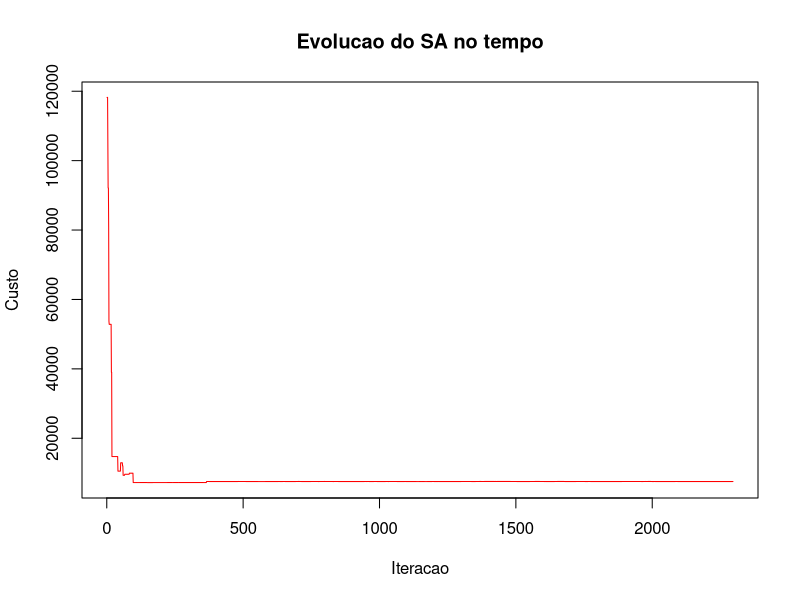

R code for this plot:
#Funcao para fazer a primeira alocacao de turmas em suas salas
alocacao_inicial <- function(solucao, nhorarios, salas, turmas){
    #variavel para guardar a penalidade
    penalidade <- 0
    #varre a quantidade de horarios disponivel
    for(k in 1 : length(turmas[[1]])){
        #varre a quantidade de salas disponiveis
        for(i in 1 : nhorarios){
            #varre a quantidade de turmas
            for(j in 1 : length(salas[[1]])){
                #se nao foi alocado turma para a sala num determinado horario
                if(is.na(solucao[i,j])){
                    #caso a turma nao tenha sido alocada (POSICAO 4 indica que ainda nao teve sala alocada para a turma)
                    if(identical(turmas[[4]][k],FALSE)){
                        #verifica se a sala tem capacidade para a turma
                        if(salas[[2]][j] > turmas[[3]][k]){
                            #calcula a penalidade 
                            penalidade <- penalidade + (salas[[2]][j] - turmas[[3]][k]) * 0.02
                        }
                        #caso nao cabe a quantidade de alunos na sala
                        else{
                            #calcula uma penalidade maior
                            penalidade <- penalidade + (turmas[[3]][k] - salas[[2]][j]) * 100
                        }
                        #caso so precise alocar um horario
                        if(turmas[[2]][k] == 2){
                           #aloca o primeiro horario
                            solucao[i,j] <- turmas[[1]][k]
                            # verifica se cabe a aula
                            if(i + 1 <= nhorarios){
                                 #aloca o segundo horario
                                solucao[i + 1, j] <- turmas[[1]][k]
                            }
                            # senão cabe, não insere a turma, entretanto aplica penalidade pelo número de aulas que não 
                            # puderam ser inseridas
                            else{
                                penalidade <- penalidade + 100
                            }
                        }
                        #caso precise alocar quatros horarios de aula
                        else if(turmas[[2]][k] == 4){
                            #aloca o primeiro horario
                            solucao[i,j] <- turmas[[1]][k]
                            # um for agora para alocar as outras aulas
                            for(z in (i + 1) : (i + 3)){
                                 # verifica se cabe a aula
                                if(z <= nhorarios){
                                    solucao[z,j] <- turmas[[1]][k]
                                }
                                # senão cabe, não insere a turma, entretanto aplica penalidade pelo número de aulas que não puderam ser inseridas
                                else{
                                    penalidade <- penalidade + 100
                                }
                            }
                        }
                        #caso precise alocar seis horarios de aula
                        else if(turmas[[2]][k] == 6){ 
                            #aloca o primeiro
                            solucao[i,j] <- turmas[[1]][k]
                           # um for agora para alocar as outras aulas
                            for(z in (i + 1) : (i + 5)){
                                 # verifica se cabe a aula
                                if(z <= nhorarios){
                                    solucao[z,j] <- turmas[[1]][k]
                                }
                                # senão cabe, não insere a turma, entretanto aplica penalidade pelo número de aulas que não puderam ser inseridas
                                else{
                                    penalidade <- penalidade + 100
                                }
                            }
                        }
                        else if(turmas[[2]][k] == 8){
                            #aloca o primeiro
                            solucao[i,j] <- turmas[[1]][k]
                            # um for agora para alocar as outras aulas
                            for(z in (i + 1) : (i + 7)){
                                 # verifica se cabe a aula
                                if(z <= nhorarios){
                                    solucao[z,j] <- turmas[[1]][k]
                                }
                                # senão cabe, não insere a turma, entretanto aplica penalidade pelo número de aulas que não puderam ser inseridas
                                else{
                                    penalidade <- penalidade + 300
                                }
                            }
                        }
                        #coloca que a turma ja foi alocada com seus horarios
                        turmas[[4]][k] <- TRUE
                    }
                }
            }
        }
    }
    # retorna a solucao inicial
    return (solucao)
}

# função para gerir vizinhos novos formatos da matriz de alocação a fim de encontrar novos vizinhos possíveis
estrutura_vizinhanca_linha <- function(solucao, nhorarios, salas, turmas){
    # guarda a matriz solução
    matriz_vizinhanca <- solucao
    # variaives para verificar a quantidade de linhas e colunas
    linhas <- nhorarios
    colunas <- length(salas)
    # agora busca uma linha aleatória entre as linhas possíveis
    linha <- sample(1 : linhas, 1)
    # verifica se linha ou coluna foi selecionada para troca
    # caso a linha tenha sido preenchdida, pega a linha especifica da matriz
    linha_solucao <- matriz_vizinhanca[linha,]
    troca <- sample(1 : colunas, colunas, replace = FALSE)
    linha_solucao <- linha_solucao[troca]
    matriz_vizinhanca[linha,] <- linha_solucao
    # retorna a matriz modificada
    return (matriz_vizinhanca)
}

estrutura_vizinhanca_coluna <- function(solucao, nhorarios, salas, turmas){
    # guarda a matriz solução
    matriz_vizinhanca <- solucao
    # variaives para verificar a quantidade de linhas e colunas
    linhas <- nhorarios
    colunas <- length(salas[1])
    # agora busca uma coluna aleatória entre as colunas possíveis
    coluna <- sample(1 : colunas, 1)
    # verifica se coluna ou coluna foi selecionada para troca
    # caso a coluna tenha sido preenchdida, pega a coluna especifica da matriz
    coluna_solucao <- matriz_vizinhanca[,coluna]
    troca <- sample(1 : linhas, linhas, replace = FALSE)
    coluna_solucao <- coluna_solucao[troca]
    matriz_vizinhanca[,coluna] <- coluna_solucao
    # retorna a matriz modificada
    return (matriz_vizinhanca)
}

# método para executar a função objetiva, que avalia a penalidade e a retorna para ser refinada pelo SA
funcao_objetiva <- function(solucao,nhorarios, salas, turmas){
    penalidade <- 0
    #3 for's para varrer os horarios, salas e turmas
    for(i in 1 : nhorarios){
        for(j in 1 : length(salas[[1]])){
            for(k in 1 : length(turmas[[1]])){
                # verifica as penalidades da alocação presente da turma
                if(!(is.na(solucao[i,j]))){
                    if(solucao[i,j] == turmas[[1]][k]){
                        if(salas[[2]][j] > turmas[[3]][k]){
                            #calcula a penalidade 
                            penalidade <- penalidade + (salas[[2]][j] - turmas[[3]][k]) * 0.02
                        }
                        # caso a capacidade da sala for menor que a quantidade de alunos
                        else{
                            # penaliza severamente a alocação
                            penalidade <- penalidade + (turmas[[3]][k] - salas[[2]][j]) * 300
                        }
                    }
                }
            }
        }
    }
    # no final retorna a penalidade da alocação
    return (penalidade)
}
#funcao para realizar o simulated anneling de fato, recebe por parametro a temperatura de inicio, a temperatura de parada
# a quantidade de vizinhos máximos a gerar, e as variaveis de tamanho da matriz
simulated_anneling <- function(tinicial, tfinal, alpha, samax, nhorarios, salas, turmas){
    # pega o tamanho das listas
    nsalas <- length(salas[[1]])
    nturmas <- length(turmas[[1]])
    # instancia a matriz da solução inicial
    solucao_atual <- matrix(NA, nhorarios, nsalas)
    # aloca valores aleatórios de para a solução atual, e a guarda também como a melhor até o momento
    solucao_atual <- alocacao_inicial(solucao_atual, nhorarios, salas, turmas)
    print(solucao_atual)
    # guarda sua penalidade como a atual e também a melhor
    penalidade_atual <- funcao_objetiva(solucao_atual, nhorarios, salas, turmas)
    print(penalidade_atual)
    #guarda então os resultados da primeira alocação como a melhor solução até o momento
    solucao_melhor <- solucao_atual
    penalidade_menor <- penalidade_atual
    # guarda as soluções
    Y <- c(penalidade_atual)
    # inicia a temperatura com o valor da temperatura inicial
    temperatura <- tinicial
    # executa um while até a temperatura ser menor que a temperatura de parada
    while(temperatura > tfinal){
        # agora um laço for para calcular a quantidade de vizinhos de acordo com o SAMAX
        for(i in 1 : samax){
            verifica_troca <- sample(0:1,1)
            if(verifica_troca == 0){
                # usa a função de estrutura de vizinhança para gerar novas possibilidades de vizinhos
                vizinho <- estrutura_vizinhanca_linha(solucao_atual, nhorarios, salas, turmas)
            }
            else if(verifica_troca == 1){
                # usa a função de estrutura de vizinhança para gerar novas possibilidades de vizinhos
                vizinho <- estrutura_vizinhanca_coluna(solucao_atual, nhorarios, salas, turmas)
            }
            # pega o valor da função objetiva do vizinho gerado
            penalidade_vizinho <- funcao_objetiva(vizinho, nhorarios, salas, turmas)
            # calcula o delta entre o vizinho e a solução anterior
            delta <- penalidade_vizinho - penalidade_atual
            # verifica se o delta for menor que zera, quer dizr que o vizinho tem uma penalidade melhor que a atual
            if(delta < 0){
                # assim atualiza a solução atual e a penalidade atual
                solucao_atual <- vizinho
                penalidade_atual <- penalidade_vizinho
                # verifica também se o vizinho encontrado, é o melhor de todos
                if(penalidade_vizinho < penalidade_menor){
                    # atualiza também como melhor de todos, solução e a penalidade
                    solucao_melhor <- vizinho
                    penalidade_menor <- penalidade_vizinho
                }
            }
            # senão for negativo o delta, verifica o criterio de Boltzman para validar se pode aceita-la como uma possível solução ainda
            else{
                # pega a probabilidade a partir da forma (euler^(-delta/temperatura))
				probabilidade <- exp(-delta/temperatura)
                # pega um valor aleatorio para verificar a probabilidade gerada anteriormente
				valor_aleatorio <- runif(1,0,1)
                # se o valor gerado for menor ou igual a probabilidade, quer dizer que a probabilidade foi aceita 
				if(valor_aleatorio <= probabilidade){
					# então como a probabilidade de ser aceita uma solução pior foi aceita, atualiza os valores
                    solucao_atual <- vizinho
                    penalidade_atual <- penalidade_vizinho
				}
			}
            # Atualiza os vetores para plot do grafico
			Y <- c(Y, penalidade_atual)
        }
        # atualiza a temperatura
        temperatura <- alpha * temperatura
    }
    # plota a variação de resultados 
    png('evolucao-sa.png', width=1600)
	plot(1:length(Y), Y, type='l', col='red', main='Evolucao do SA no tempo', xlab='Iteracao', ylab='Custo')
	dev.off()
    # retorna no final a melhor solução e a penalidade menor
    r <- list(solucao_melhor,penalidade_menor)
    return (r)
}

# instancia os vetores de id das salas e suas capacidades
id_salas <- c(15,16,21,22,23,24,25,26,27,31,32,33,34,35,36,37,38,39)
capacidades_salas <- c(44,81,57,55,33,34,41,82,44,40,35,33,23,31,36,41,64,40)
# depois joga em uma lista para ser acessada facilmente no método do simulate anneling
salas <- list(id_salas,capacidades_salas)
# faz o mesmo com as turmas(1 a 4 tecnico em computação, 11 a 14 técnico em eletrotecnica, 21 a 24 técnico em 
# administração, 31 a 34 bacharel em administração, 41 a 44, bacharel em engenharia elétrica e 51 a 54, bacharel em computação)
id_turmas <- c(1,2,3,4,11,12,13,14,21,22,23,24,31,32,33,34,41,42,43,44,51,52,53,54)
qnt_aulas <- c(4,4,2,4,2,4,6,6,4,4,2,2,4,6,6,2,4,6,4,4,2,4,6,4)
qnt_alunos <- sample(20:60,length(id_turmas))
estado_alocacao <- c(rep(FALSE,length(id_turmas)))
#aulas_naoalocadas <- c(rep(NA,length(id_turmas)))
# adiciona depois tudo na lista de turmas
turmas <- list(id_turmas, qnt_aulas, qnt_alunos, estado_alocacao)

nhorarios <- 10
print(simulated_anneling(1000, 10, 0.99, 5, nhorarios, salas, turmas))
#solucao <- matrix(NA, nhorarios, length(salas[[1]]))
#print(alocacao_inicial(solucao, nhorarios, salas, turmas))
